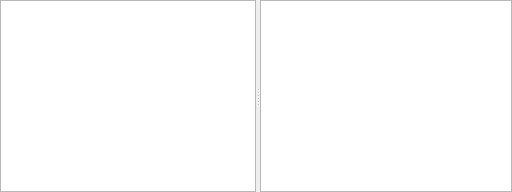
         <widget class="QSplitter" name="splitter">
          <property name="sizePolicy">
           <sizepolicy hsizetype="Expanding" vsizetype="Preferred">
            <horstretch>0</horstretch>
            <verstretch>1</verstretch>
           </sizepolicy>
          </property>
          <property name="orientation">
           <enum>Qt::Horizontal</enum>
          </property>
          <widget class="QWidget" name="layoutWidget_2">
           <layout class="QVBoxLayout" name="verticalLayout_10">
            <property name="topMargin">
             <number>0</number>
            </property>
            <item>
             <widget class="QTableView" name="tableSearchResults">
              <property name="sizePolicy">
               <sizepolicy hsizetype="Expanding" vsizetype="Expanding">
                <horstretch>2</horstretch>
                <verstretch>1</verstretch>
               </sizepolicy>
              </property>
              <property name="baseSize">
               <size>
                <width>200</width>
                <height>0</height>
               </size>
              </property>
              <property name="editTriggers">
               <set>QAbstractItemView::NoEditTriggers</set>
              </property>
              <property name="alternatingRowColors">
               <bool>true</bool>
              </property>
              <property name="selectionMode">
               <enum>QAbstractItemView::SingleSelection</enum>
              </property>
              <property name="selectionBehavior">
               <enum>QAbstractItemView::SelectRows</enum>
              </property>
              <property name="horizontalScrollMode">
               <enum>QAbstractItemView::ScrollPerPixel</enum>
              </property>
              <property name="showGrid">
               <bool>false</bool>
              </property>
              <attribute name="horizontalHeaderCascadingSectionResizes">
               <bool>true</bool>
              </attribute>
              <attribute name="horizontalHeaderShowSortIndicator" stdset="0">
               <bool>false</bool>
              </attribute>
              <attribute name="horizontalHeaderStretchLastSection">
               <bool>true</bool>
              </attribute>
              <attribute name="verticalHeaderVisible">
               <bool>false</bool>
              </attribute>
              <attribute name="verticalHeaderDefaultSectionSize">
               <number>24</number>
              </attribute>
             </widget>
            </item>
           </layout>
          </widget>
          <widget class="QTableView" name="tableTrackListing">
           <property name="sizePolicy">
            <sizepolicy hsizetype="Expanding" vsizetype="Expanding">
             <horstretch>2</horstretch>
             <verstretch>1</verstretch>
            </sizepolicy>
           </property>
           <property name="sizeIncrement">
            <size>
             <width>0</width>
             <height>0</height>
            </size>
           </property>
           <property name="baseSize">
            <size>
             <width>200</width>
             <height>0</height>
            </size>
           </property>
           <property name="editTriggers">
            <set>QAbstractItemView::DoubleClicked|QAbstractItemView::EditKeyPressed|QAbstractItemView::SelectedClicked</set>
           </property>
           <property name="alternatingRowColors">
            <bool>true</bool>
           </property>
           <property name="selectionMode">
            <enum>QAbstractItemView::SingleSelection</enum>
           </property>
           <property name="selectionBehavior">
            <enum>QAbstractItemView::SelectRows</enum>
           </property>
           <property name="horizontalScrollMode">
            <enum>QAbstractItemView::ScrollPerPixel</enum>
           </property>
           <property name="showGrid">
            <bool>false</bool>
           </property>
           <property name="wordWrap">
            <bool>false</bool>
           </property>
           <attribute name="horizontalHeaderCascadingSectionResizes">
            <bool>true</bool>
           </attribute>
           <attribute name="horizontalHeaderStretchLastSection">
            <bool>true</bool>
           </attribute>
           <attribute name="verticalHeaderVisible">
            <bool>false</bool>
           </attribute>
           <attribute name="verticalHeaderDefaultSectionSize">
            <number>24</number>
           </attribute>
          </widget>
         </widget>
